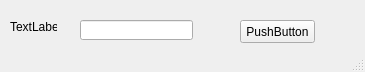
<?xml version="1.0" encoding="UTF-8"?>
<ui version="4.0">
 <class>MainWindow</class>
 <widget class="QMainWindow" name="MainWindow">
  <property name="geometry">
   <rect>
    <x>0</x>
    <y>0</y>
    <width>365</width>
    <height>72</height>
   </rect>
  </property>
  <property name="windowTitle">
   <string>Python gui</string>
  </property>
  <widget class="QWidget" name="centralwidget">
   <widget class="QLabel" name="label">
    <property name="geometry">
     <rect>
      <x>10</x>
      <y>20</y>
      <width>47</width>
      <height>13</height>
     </rect>
    </property>
    <property name="text">
     <string>TextLabel</string>
    </property>
   </widget>
   <widget class="QLineEdit" name="lineEdit">
    <property name="geometry">
     <rect>
      <x>80</x>
      <y>20</y>
      <width>113</width>
      <height>20</height>
     </rect>
    </property>
   </widget>
   <widget class="QPushButton" name="pushButton">
    <property name="geometry">
     <rect>
      <x>240</x>
      <y>20</y>
      <width>75</width>
      <height>23</height>
     </rect>
    </property>
    <property name="text">
     <string>PushButton</string>
    </property>
   </widget>
  </widget>
  <widget class="QStatusBar" name="statusbar"/>
 </widget>
 <resources/>
 <connections/>
</ui>
